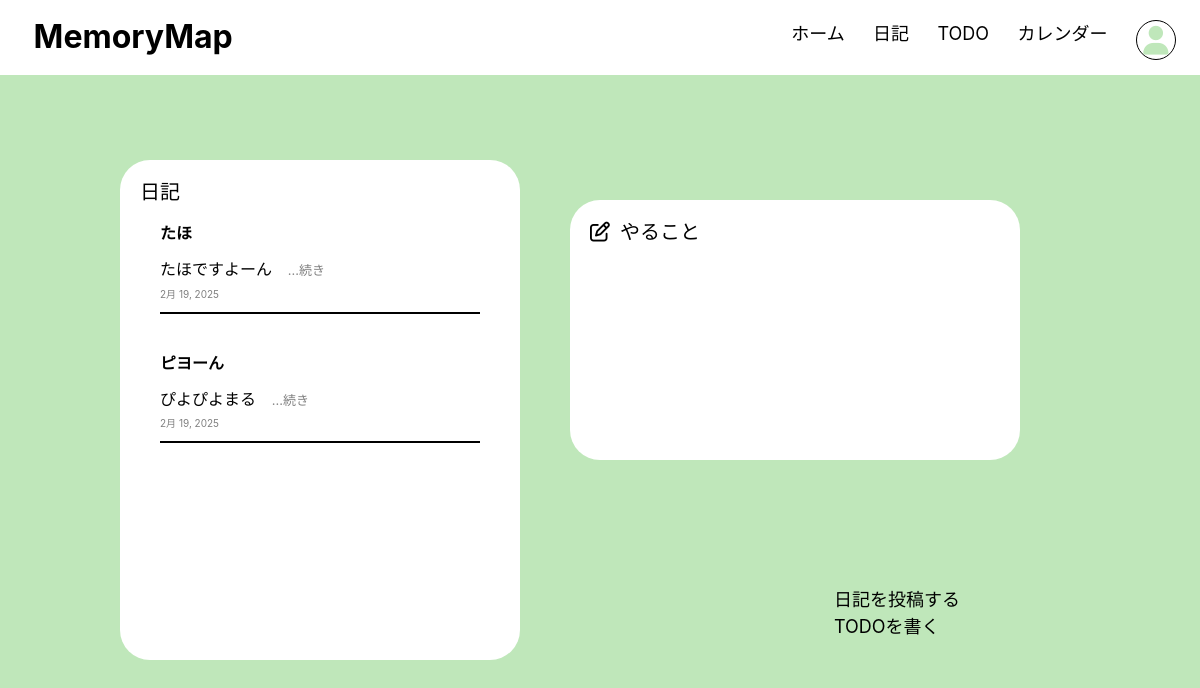
The page / on the database its author committed.
### diary/models.py (models this page shows)
class Diary(models.Model):
    id = models.UUIDField(primary_key=True,default=uuid.uuid4,editable=False)
    date = models.DateField(verbose_name='日付',default=timezone.now)
    title = models.CharField(verbose_name='タイトル',max_length=40)
    text = models.CharField(verbose_name='本文',max_length=200)
    created_at = models.DateTimeField(verbose_name='作成日時',default=timezone.now)
    updated_at = models.DateTimeField(verbose_name='編集日時',blank=True,null=True)

### diary/views.py (the view)
# urls.py: path('', views.IndexView.as_view(), name='index'),
class IndexView(TemplateView):
    template_name = 'index.html'
    def get_context_data(self, **kwargs):
        context = super().get_context_data(**kwargs)
        context['diary_list'] = Diary.objects.all()
        return context

### templates/index.html (shortened to what this page needs)
{% extends "base.html" %}
{% load static %}
{% block extra_css %}<link rel="stylesheet" href="{% static 'css/style.css' %}">{% endblock %}
{% block content %}
<main class="main">
    <section class="diary">
        <div class="diary">
            <h1 class="mydiary">日記</h1>
            <div class="row">
                {% for diary in diary_list %}
                <div class="col-12">
                    <div class="card">
                        <div class="card-body">
                            <h5 class="card-title"><a href="{% url 'diary:diary_detail' diary.pk %}">{{ diary.title }}</a></h5>
                            <div class="text">
                                <p class="card-text">{{ diary.text|truncatechars:50 }}</p>
                                <a href="{% url 'diary:diary_detail' diary.pk %}" class="btn btn-primary">&nbsp;...続き</a>
                            </div>
                            <p class="card-date">{{ diary.date }}</p>
                            <div class="line"></div>
                        </div>
                    </div>
                </div>
                {% endfor %}
            </div>
        </div>
    </section>
    <section class="todo">
        <div class="content">
            <h1 class="today"><i class="fa-regular fa-pen-to-square"></i>やること</h1>
        </div>
    </section>
    <div class="write">
        <p><a href="{% url 'diary:diary_create' %}">日記を投稿する</a></p>
        <p><a href="{% url 'diary:todo_list' %}">TODOを書く</a></p>
    </div>
</main>
{% endblock %}

### static/css/destyle.css (style rules this page uses)
html { line-height: 1.15; -webkit-text-size-adjust: 100%; -webkit-tap-highlight-color: transparent; }
body { margin: 0; }
main { display: block; }
p, table, blockquote, address, pre, iframe, form, figure, dl { margin: 0; }
h1, h2, h3, h4, h5, h6 { font-size: inherit; font-weight: inherit; margin: 0; }
a { background-color: transparent; text-decoration: none; color: inherit; }

### static/css/style.css (style rules this page uses)
:root { --mainColor: #BFE7BA; --subColor: white; --accentColor: #88c057; --btnColor:#417c0d; }
html { font-size: 100%; line-height: 1.8; }
body { color: #000000; background-color: var(--mainColor); }
a { text-decoration: none; }
.main { width: 80%; max-width: 800px; margin: 20px auto; padding: 20px; }
section.diary { background-color: var(--subColor); position: absolute; top: 20%; left: 10%; width: 400px; height: 500px; border-radius: 30px; overflow: hidden; }
section.diary .diary { overflow-y: auto; max-height: 100%; scrollbar-width: thin; scrollbar-color: #a0a0a0 #e0e0e0; flex: 1; padding: 20px; }
h1.mydiary { font-size: 20px; }
.card { border: none; box-shadow: none; }
.card-title { font-weight: bold; }
.line { border-width:0.3px; border-style:solid; }
.text { display: flex; align-items: baseline; }
.card-date { color: gray; font-size:10px; padding-bottom: 10px; }
.btn-primary { font-size:13px; color:gray; background-color: transparent; border: none; }
section.todo { background-color: white; position: absolute; top:25%; right:15%; width: 450px; height: 260px; border-radius: 30px; }
section.todo .content { padding:20px; }
h1.today { display: flex; align-items: center; gap: 10px; font-size: 20px; }
.write { position: absolute; bottom:20%; right:20%; font-size: 18px; }

### rows shown on the page
Diary: title "たほ", text "たほですよーん", date "2月 19, 2025"
Diary: title "ピヨーん", text "ぴよぴよまる", date "2月 19, 2025"
